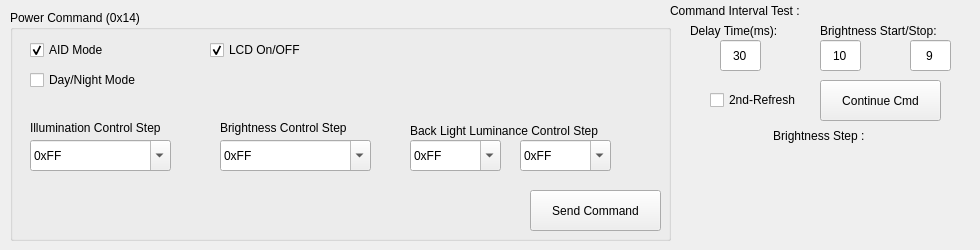
      <widget class="QWidget" name="tab_PowerCmd">
       <attribute name="title">
        <string>PowerCmd</string>
       </attribute>
       <widget class="QGroupBox" name="groupBox">
        <property name="geometry">
         <rect>
          <x>10</x>
          <y>10</y>
          <width>661</width>
          <height>231</height>
         </rect>
        </property>
        <property name="title">
         <string>Power Command (0x14)</string>
        </property>
        <widget class="QCheckBox" name="checkBox_aid">
         <property name="geometry">
          <rect>
           <x>20</x>
           <y>30</y>
           <width>87</width>
           <height>20</height>
          </rect>
         </property>
         <property name="text">
          <string>AID Mode</string>
         </property>
         <property name="checked">
          <bool>true</bool>
         </property>
        </widget>
        <widget class="QCheckBox" name="checkBox_daymode">
         <property name="geometry">
          <rect>
           <x>20</x>
           <y>60</y>
           <width>261</width>
           <height>20</height>
          </rect>
         </property>
         <property name="toolTip">
          <string>un-checked: Day Mode , checked: Night Mode</string>
         </property>
         <property name="text">
          <string>Day/Night Mode</string>
         </property>
        </widget>
        <widget class="QComboBox" name="comboBox">
         <property name="geometry">
          <rect>
           <x>20</x>
           <y>130</y>
           <width>141</width>
           <height>31</height>
          </rect>
         </property>
         <property name="editable">
          <bool>true</bool>
         </property>
         <property name="currentText">
          <string>0xFF</string>
         </property>
         <property name="currentIndex">
          <number>22</number>
         </property>
         <item>
          <property name="text">
           <string>1</string>
          </property>
         </item>
         <item>
          <property name="text">
           <string>2</string>
          </property>
         </item>
         <item>
          <property name="text">
           <string>3</string>
          </property>
         </item>
         <item>
          <property name="text">
           <string>4</string>
          </property>
         </item>
         <item>
          <property name="text">
           <string>5</string>
          </property>
         </item>
         <item>
          <property name="text">
           <string>6</string>
          </property>
         </item>
         <item>
          <property name="text">
           <string>7</string>
          </property>
         </item>
         <item>
          <property name="text">
           <string>8</string>
          </property>
         </item>
         <item>
          <property name="text">
           <string>9</string>
          </property>
         </item>
         <item>
          <property name="text">
           <string>10</string>
          </property>
         </item>
         <item>
          <property name="text">
           <string>11</string>
          </property>
         </item>
         <item>
          <property name="text">
           <string>12</string>
          </property>
         </item>
         <item>
          <property name="text">
           <string>13</string>
          </property>
         </item>
         <item>
          <property name="text">
           <string>14</string>
          </property>
         </item>
         <item>
          <property name="text">
           <string>15</string>
          </property>
         </item>
         <item>
          <property name="text">
           <string>16</string>
          </property>
         </item>
         <item>
          <property name="text">
           <string>17</string>
          </property>
         </item>
         <item>
          <property name="text">
           <string>18</string>
          </property>
         </item>
         <item>
          <property name="text">
           <string>19</string>
          </property>
         </item>
         <item>
          <property name="text">
           <string>20</string>
          </property>
         </item>
         <item>
          <property name="text">
           <string>21</string>
          </property>
         </item>
         <item>
          <property name="text">
           <string>22</string>
          </property>
         </item>
         <item>
          <property name="text">
           <string>0xFF</string>
          </property>
         </item>
        </widget>
        <widget class="QLabel" name="label">
         <property name="geometry">
          <rect>
           <x>20</x>
           <y>110</y>
           <width>161</width>
           <height>16</height>
          </rect>
         </property>
         <property name="text">
          <string>Illumination Control Step</string>
         </property>
        </widget>
        <widget class="QComboBox" name="comboBox_2">
         <property name="geometry">
          <rect>
           <x>210</x>
           <y>130</y>
           <width>151</width>
           <height>31</height>
          </rect>
         </property>
         <property name="editable">
          <bool>true</bool>
         </property>
         <property name="currentText">
          <string>0xFF</string>
         </property>
         <property name="currentIndex">
          <number>11</number>
         </property>
         <item>
          <property name="text">
           <string>1</string>
          </property>
         </item>
         <item>
          <property name="text">
           <string>2</string>
          </property>
         </item>
         <item>
          <property name="text">
           <string>3</string>
          </property>
         </item>
         <item>
          <property name="text">
           <string>4</string>
          </property>
         </item>
         <item>
          <property name="text">
           <string>5</string>
          </property>
         </item>
         <item>
          <property name="text">
           <string>6</string>
          </property>
         </item>
         <item>
          <property name="text">
           <string>7</string>
          </property>
         </item>
         <item>
          <property name="text">
           <string>8</string>
          </property>
         </item>
         <item>
          <property name="text">
           <string>9</string>
          </property>
         </item>
         <item>
          <property name="text">
           <string>10</string>
          </property>
         </item>
         <item>
          <property name="text">
           <string>11</string>
          </property>
         </item>
         <item>
          <property name="text">
           <string>0xFF</string>
          </property>
         </item>
        </widget>
        <widget class="QLabel" name="label_2">
         <property name="geometry">
          <rect>
           <x>210</x>
           <y>110</y>
           <width>151</width>
           <height>16</height>
          </rect>
         </property>
         <property name="text">
          <string>Brightness Control Step</string>
         </property>
        </widget>
        <widget class="QComboBox" name="comboBox_3">
         <property name="geometry">
          <rect>
           <x>510</x>
           <y>130</y>
           <width>91</width>
           <height>31</height>
          </rect>
         </property>
         <property name="toolTip">
          <string>&lt;html&gt;&lt;head/&gt;&lt;body&gt;&lt;p&gt;input new value and press enter to stroe.&lt;/p&gt;&lt;/body&gt;&lt;/html&gt;</string>
         </property>
         <property name="editable">
          <bool>true</bool>
         </property>
         <property name="currentText">
          <string>0xFF</string>
         </property>
         <property name="currentIndex">
          <number>2</number>
         </property>
         <item>
          <property name="text">
           <string>1</string>
          </property>
         </item>
         <item>
          <property name="text">
           <string>130</string>
          </property>
         </item>
         <item>
          <property name="text">
           <string>0xFF</string>
          </property>
         </item>
        </widget>
        <widget class="QLabel" name="label_3">
         <property name="geometry">
          <rect>
           <x>400</x>
           <y>110</y>
           <width>221</width>
           <height>21</height>
          </rect>
         </property>
         <property name="text">
          <string>Back Light Luminance Control Step</string>
         </property>
        </widget>
        <widget class="QPushButton" name="PowerCmd_Btn">
         <property name="geometry">
          <rect>
           <x>520</x>
           <y>180</y>
           <width>131</width>
           <height>41</height>
          </rect>
         </property>
         <property name="text">
          <string>Send Command</string>
         </property>
        </widget>
        <widget class="QCheckBox" name="checkBox_LCD">
         <property name="geometry">
          <rect>
           <x>200</x>
           <y>30</y>
           <width>111</width>
           <height>20</height>
          </rect>
         </property>
         <property name="text">
          <string>LCD On/OFF</string>
         </property>
         <property name="checked">
          <bool>true</bool>
         </property>
        </widget>
        <widget class="QComboBox" name="comboBox_9">
         <property name="geometry">
          <rect>
           <x>400</x>
           <y>130</y>
           <width>91</width>
           <height>31</height>
          </rect>
         </property>
         <property name="toolTip">
          <string>&lt;html&gt;&lt;head/&gt;&lt;body&gt;&lt;p&gt;input new value and press enter to stroe.&lt;/p&gt;&lt;/body&gt;&lt;/html&gt;</string>
         </property>
         <property name="editable">
          <bool>true</bool>
         </property>
         <property name="currentText">
          <string>0xFF</string>
         </property>
         <property name="currentIndex">
          <number>1</number>
         </property>
         <item>
          <property name="text">
           <string>0</string>
          </property>
         </item>
         <item>
          <property name="text">
           <string>0xFF</string>
          </property>
         </item>
        </widget>
       </widget>
       <widget class="QPushButton" name="ContinuCmd_Btn">
        <property name="geometry">
         <rect>
          <x>820</x>
          <y>80</y>
          <width>121</width>
          <height>41</height>
         </rect>
        </property>
        <property name="text">
         <string>Continue Cmd</string>
        </property>
       </widget>
       <widget class="QLineEdit" name="com_repeat_time">
        <property name="geometry">
         <rect>
          <x>720</x>
          <y>40</y>
          <width>41</width>
          <height>31</height>
         </rect>
        </property>
        <property name="text">
         <string>30</string>
        </property>
        <property name="maxLength">
         <number>4</number>
        </property>
        <property name="alignment">
         <set>Qt::AlignCenter</set>
        </property>
       </widget>
       <widget class="QLabel" name="label_55">
        <property name="geometry">
         <rect>
          <x>690</x>
          <y>20</y>
          <width>111</width>
          <height>21</height>
         </rect>
        </property>
        <property name="text">
         <string>Delay Time(ms):</string>
        </property>
       </widget>
       <widget class="QLabel" name="continue_brightness_label">
        <property name="geometry">
         <rect>
          <x>700</x>
          <y>120</y>
          <width>241</width>
          <height>31</height>
         </rect>
        </property>
        <property name="text">
         <string>Brightness Step : </string>
        </property>
        <property name="alignment">
         <set>Qt::AlignCenter</set>
        </property>
       </widget>
       <widget class="QLabel" name="label_56">
        <property name="geometry">
         <rect>
          <x>820</x>
          <y>20</y>
          <width>151</width>
          <height>21</height>
         </rect>
        </property>
        <property name="text">
         <string>Brightness Start/Stop:</string>
        </property>
       </widget>
       <widget class="QLineEdit" name="com_repeat_bright_start">
        <property name="geometry">
         <rect>
          <x>820</x>
          <y>40</y>
          <width>41</width>
          <height>31</height>
         </rect>
        </property>
        <property name="text">
         <string>10</string>
        </property>
        <property name="maxLength">
         <number>4</number>
        </property>
        <property name="alignment">
         <set>Qt::AlignCenter</set>
        </property>
       </widget>
       <widget class="QLineEdit" name="com_repeat_bright_stop">
        <property name="geometry">
         <rect>
          <x>910</x>
          <y>40</y>
          <width>41</width>
          <height>31</height>
         </rect>
        </property>
        <property name="text">
         <string>9</string>
        </property>
        <property name="maxLength">
         <number>4</number>
        </property>
        <property name="alignment">
         <set>Qt::AlignCenter</set>
        </property>
       </widget>
       <widget class="QCheckBox" name="checkBox_2nd_refresh">
        <property name="geometry">
         <rect>
          <x>710</x>
          <y>90</y>
          <width>101</width>
          <height>20</height>
         </rect>
        </property>
        <property name="text">
         <string>2nd-Refresh</string>
        </property>
        <property name="checked">
         <bool>false</bool>
        </property>
       </widget>
       <widget class="QLabel" name="label_60">
        <property name="geometry">
         <rect>
          <x>670</x>
          <y>0</y>
          <width>161</width>
          <height>21</height>
         </rect>
        </property>
        <property name="text">
         <string>Command Interval Test :</string>
        </property>
       </widget>
      </widget>
